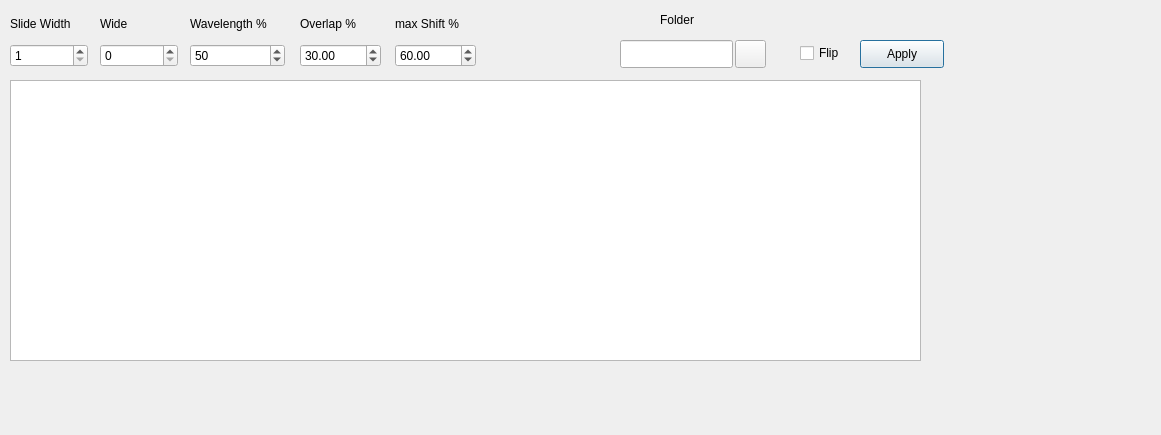
<?xml version="1.0" encoding="UTF-8"?>
<ui version="4.0">
 <class>formBuildSlideHypeCubePreview</class>
 <widget class="QDialog" name="formBuildSlideHypeCubePreview">
  <property name="geometry">
   <rect>
    <x>0</x>
    <y>0</y>
    <width>1161</width>
    <height>435</height>
   </rect>
  </property>
  <property name="windowTitle">
   <string>Build Slide Hypercube Preview</string>
  </property>
  <widget class="QGraphicsView" name="gvSlideHypCubePreview">
   <property name="geometry">
    <rect>
     <x>10</x>
     <y>80</y>
     <width>911</width>
     <height>281</height>
    </rect>
   </property>
  </widget>
  <widget class="QPushButton" name="pbApply">
   <property name="geometry">
    <rect>
     <x>860</x>
     <y>40</y>
     <width>84</width>
     <height>28</height>
    </rect>
   </property>
   <property name="text">
    <string>Apply</string>
   </property>
  </widget>
  <widget class="QWidget" name="layoutWidget">
   <property name="geometry">
    <rect>
     <x>190</x>
     <y>10</y>
     <width>95</width>
     <height>57</height>
    </rect>
   </property>
   <layout class="QGridLayout" name="gridLayout_2">
    <item row="0" column="0">
     <widget class="QLabel" name="label_3">
      <property name="text">
       <string>Wavelength %</string>
      </property>
     </widget>
    </item>
    <item row="1" column="0">
     <widget class="QSpinBox" name="spinSlideLocation">
      <property name="minimum">
       <number>5</number>
      </property>
      <property name="maximum">
       <number>95</number>
      </property>
      <property name="value">
       <number>50</number>
      </property>
     </widget>
    </item>
   </layout>
  </widget>
  <widget class="QWidget" name="layoutWidget_3">
   <property name="geometry">
    <rect>
     <x>10</x>
     <y>10</y>
     <width>78</width>
     <height>57</height>
    </rect>
   </property>
   <layout class="QGridLayout" name="gridLayout_3">
    <item row="0" column="0">
     <widget class="QLabel" name="label">
      <property name="text">
       <string>Slide Width</string>
      </property>
     </widget>
    </item>
    <item row="1" column="0">
     <widget class="QSpinBox" name="spinSlideW">
      <property name="minimum">
       <number>1</number>
      </property>
      <property name="maximum">
       <number>10000</number>
      </property>
      <property name="value">
       <number>1</number>
      </property>
     </widget>
    </item>
   </layout>
  </widget>
  <widget class="QLineEdit" name="txtFolder">
   <property name="geometry">
    <rect>
     <x>620</x>
     <y>40</y>
     <width>113</width>
     <height>28</height>
    </rect>
   </property>
  </widget>
  <widget class="QLabel" name="label_4">
   <property name="geometry">
    <rect>
     <x>660</x>
     <y>10</y>
     <width>75</width>
     <height>20</height>
    </rect>
   </property>
   <property name="text">
    <string>Folder</string>
   </property>
  </widget>
  <widget class="QPushButton" name="pbFolder">
   <property name="geometry">
    <rect>
     <x>735</x>
     <y>40</y>
     <width>31</width>
     <height>28</height>
    </rect>
   </property>
   <property name="text">
    <string/>
   </property>
   <property name="icon">
    <iconset resource="lstImgs.qrc">
     <normaloff>:/new/icons/imagenInte/folder-icon.png</normaloff>:/new/icons/imagenInte/folder-icon.png</iconset>
   </property>
  </widget>
  <widget class="QCheckBox" name="cbFlip">
   <property name="geometry">
    <rect>
     <x>800</x>
     <y>40</y>
     <width>51</width>
     <height>26</height>
    </rect>
   </property>
   <property name="text">
    <string>Flip</string>
   </property>
  </widget>
  <widget class="QWidget" name="layoutWidget_4">
   <property name="geometry">
    <rect>
     <x>300</x>
     <y>10</y>
     <width>81</width>
     <height>57</height>
    </rect>
   </property>
   <layout class="QGridLayout" name="gridLayout_4">
    <item row="0" column="0">
     <widget class="QLabel" name="label_5">
      <property name="text">
       <string>Overlap %</string>
      </property>
     </widget>
    </item>
    <item row="1" column="0">
     <widget class="QDoubleSpinBox" name="spinOverlap">
      <property name="maximum">
       <double>100.000000000000000</double>
      </property>
      <property name="singleStep">
       <double>0.100000000000000</double>
      </property>
      <property name="value">
       <double>30.000000000000000</double>
      </property>
     </widget>
    </item>
   </layout>
  </widget>
  <widget class="QWidget" name="layoutWidget_5">
   <property name="geometry">
    <rect>
     <x>395</x>
     <y>10</y>
     <width>81</width>
     <height>57</height>
    </rect>
   </property>
   <layout class="QGridLayout" name="gridLayout_5">
    <item row="0" column="0">
     <widget class="QLabel" name="label_6">
      <property name="text">
       <string>max Shift %</string>
      </property>
     </widget>
    </item>
    <item row="1" column="0">
     <widget class="QDoubleSpinBox" name="spinMaxShift">
      <property name="maximum">
       <double>100.000000000000000</double>
      </property>
      <property name="singleStep">
       <double>0.100000000000000</double>
      </property>
      <property name="value">
       <double>60.000000000000000</double>
      </property>
     </widget>
    </item>
   </layout>
  </widget>
  <widget class="QWidget" name="layoutWidget_6">
   <property name="geometry">
    <rect>
     <x>100</x>
     <y>10</y>
     <width>78</width>
     <height>57</height>
    </rect>
   </property>
   <layout class="QGridLayout" name="gridLayout_6">
    <item row="0" column="0">
     <widget class="QLabel" name="label_2">
      <property name="text">
       <string>Wide</string>
      </property>
     </widget>
    </item>
    <item row="1" column="0">
     <widget class="QSpinBox" name="spinWide">
      <property name="minimum">
       <number>0</number>
      </property>
      <property name="maximum">
       <number>10000</number>
      </property>
      <property name="value">
       <number>0</number>
      </property>
     </widget>
    </item>
   </layout>
  </widget>
 </widget>
 <resources>
  <include location="lstImgs.qrc"/>
 </resources>
 <connections/>
</ui>
